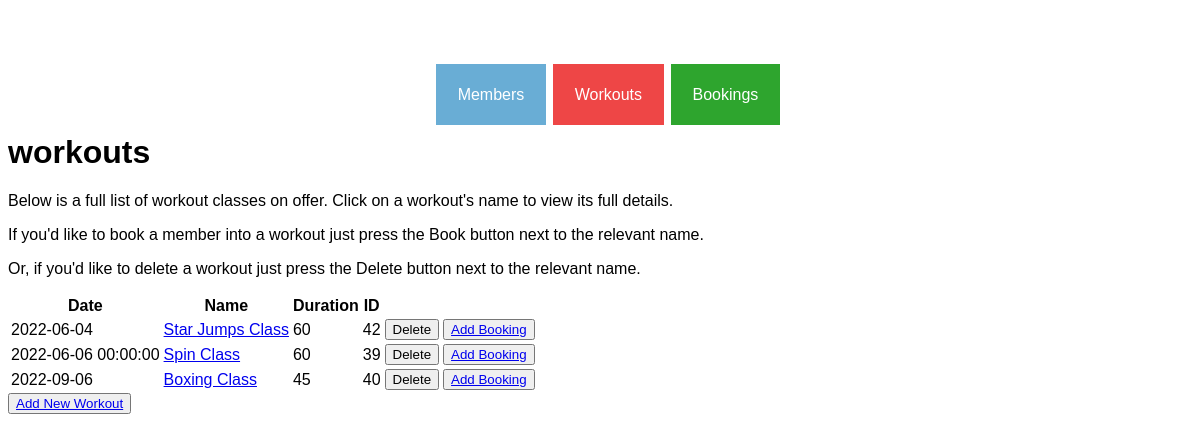
/workouts, run on an earlier commit of the app's database.
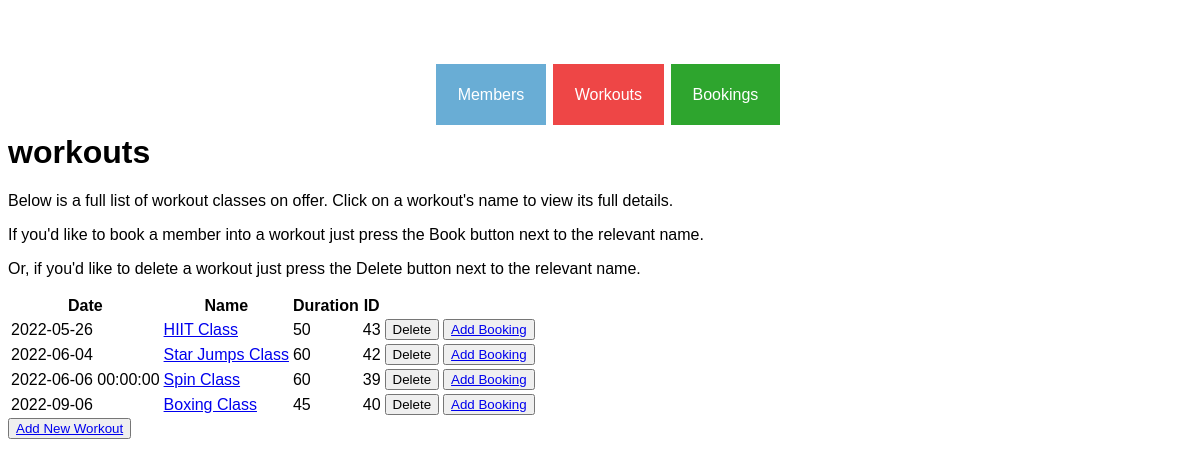
And on a later commit of the database.
### tables this page shows
CREATE TABLE workouts (
    id INTEGER PRIMARY KEY AUTOINCREMENT,
    name VARCHAR,
    date DATE,
    description TEXT,
    duration INTEGER
);

### controllers/workout_controller.py (the view)
@workouts_blueprint.route("/workouts")
def workouts():
    workouts = workout_repository.select_all()
    return render_template("workouts/index.html", workouts=workouts)

### db/run_sql.py (called while the page is built)
def get_db():
    path = os.path.dirname(os.path.abspath(__file__))
    db = os.path.join(path, "gym_db.db")
    conn = sqlite3.connect(db)
    conn.execute("PRAGMA foreign_keys = 1")
    conn.row_factory = sqlite3.Row
    return conn

def run_sql(sql, values = []):
    db = get_db()
    cursor = db.cursor()
    cursor.execute(sql, values)
    results = cursor.fetchall()
    db.commit()
    db.close()
    return results

### repositories/workout_repository.py (called while the page is built)
def sort_fuction(workout):
    return workout.date

def select_all():
    workouts = []
    sql = "SELECT * FROM workouts"
    results = run_sql(sql)
    for row in results:
        workout = Workout(row['name'], row['date'], row['description'], row['duration'], row['id'])
        workouts.append(workout)
    workouts.sort(key=sort_fuction)
    return workouts

### templates/workouts/index.html
{% extends 'base.html'%}
{% block content %}
<h1>workouts</h1>
<div>
    <p>Below is a full list of workout classes on offer. Click on a workout's name to view its full details.</p>
    <p>If you'd like to book a member into a workout just press the Book button next to the relevant name.</p>
    <p>Or, if you'd like to delete a workout just press the Delete button next to the relevant name.</p>
    <table>
        <tr>
            <th>Date</th>
            <th>Name</th>
            <th>Duration</th>
            <th>ID</th>
        </tr>
        {% for workout in workouts %}
        <tr>
            <td>{{workout.date}}</td>
            <td><a href="/workouts/{{workout.id}}">{{workout.name}}</a></td>
            <td>{{workout.duration}}</td>
            <td>{{workout.id}}</td>
            <td>
                <form action="/workouts/{{workout.id}}/delete" method="POST">
                <button>Delete</button>
                </form>
            </td>
            <td>
                <button><a href="/bookings/create">Add Booking</a></button>
            </td>
        {% endfor %}
        </tr>
    </table>
        <button>
            <a href="/workouts/create">Add New Workout</a>
        </button>
</div>
{% endblock %}

What changed in the data, as far as the page shows it:
added workouts: date "2022-05-26", name "HIIT Class", duration "50", id "43"
